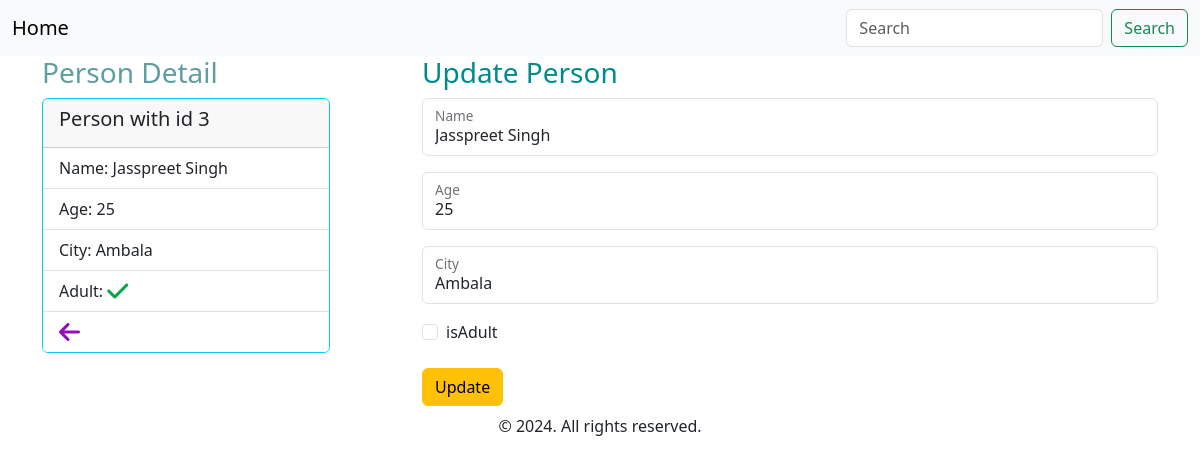
/detail/3, run on the app's committed database.
### model.py (models this page shows, shortened)
class Person(db.Model):
    __tablename__ = "Persons"
    pid = db.Column(db.Integer, primary_key=True)
    name = db.Column(db.Text, nullable=None)
    age = db.Column(db.Integer, nullable=None)
    city = db.Column(db.Text, nullable=None)
    isAdult = db.Column(db.Boolean)

### routes.py (the view)
    @app.route("/detail/<pid>", methods=["GET"])
    def detail(pid):
        person = Person.query.filter(Person.pid == pid).first()
        return render_template("detail.html", person=person)

### templates/detail.html (shortened to what this page needs)
{%extends 'base.html'%} {%block title%}Detail{%endblock%} {%block content%}
<div class="row">
  <div class="col">
    <h3 style="color: cadetblue">Person Detail</h3>
    <div class="card border-info" style="width: 18rem">
      <div class="card-header"><h5>Person with id {{person.pid}}</h5></div>
      <ul class="list-group list-group-flush">
        <li class="list-group-item">Name: {{person.name}}</li>
        <li class="list-group-item">Age: {{person.age}}</li>
        <li class="list-group-item">City: {{person.city}}</li>
        <li class="list-group-item">
          Adult: {%if person.isAdult==True%}
          <i class="fa-solid fa-check fa-xl" style="color: #0aa345"></i>
          {%else%}
          <i
            class="fa-regular fa-circle-xmark fa-xl"
            style="color: #e2031a"
          ></i>
          {%endif%}
        </li>
        <li class="list-group-item">
          <a href="/"
            ><i class="fa-solid fa-arrow-left fa-xl" style="color: #940eb9"></i
          ></a>
        </li>
      </ul>
    </div>
  </div>
  <div class="col col-md-6 col-lg-8">
    <h3 style="color: darkcyan">Update Person</h3>
    <form action="/update/{{person.pid}}" method="POST">
      <div class="form-floating mb-3">
        <input
          type="name"
          class="form-control"
          id="floatingInput"
          value="{{person.name}}"
          name="name"
          placeholder="Jaspreet Singh"
        />
        <label for="floatingInput">Name</label>
      </div>
      <div class="form-floating mb-3">
        <input
          type="number"
          value="{{person.age}}"
          class="form-control"
          id="floatingPassword"
          name="age"
          placeholder="24"
        />
        <label for="floatingPassword">Age</label>
      </div>
      <div class="form-floating mb-3">
        <input
          type="text"
          class="form-control"
          id="floatingPassword"
          value="{{person.city}}"
          name="city"
          placeholder="Noida"
        />
        <label for="floatingPassword">City</label>
      </div>
      <div class="form-check mb-3">
        <input
          class="form-check-input"
          name="isAdult"
          type="checkbox"
          id="defaultCheck1"
        />
        <label class="form-check-label"> isAdult </label>
      </div>
      <input class="btn btn-warning my-2" type="submit" value="Update" />
    </form>
  </div>
</div>
{%endblock%}

### data on the page
Person: pid "3", name "Jasspreet Singh", age "25", city "Ambala"
